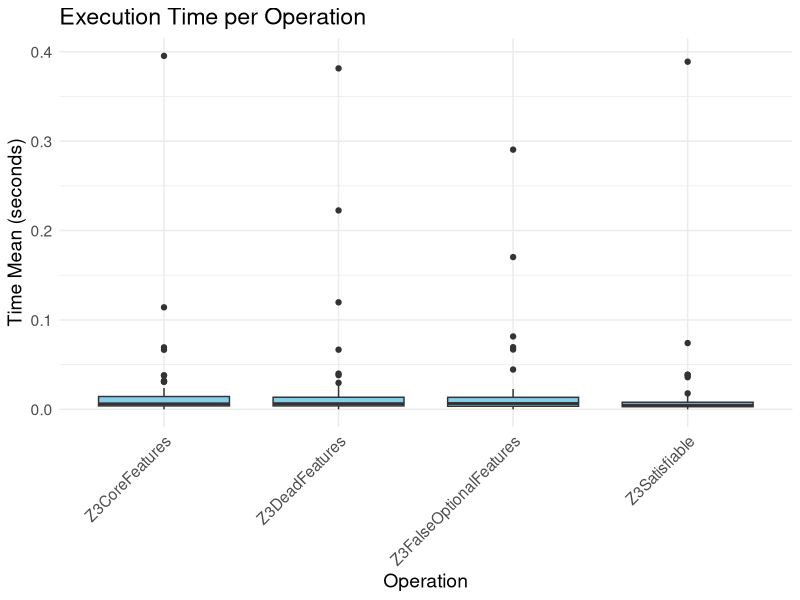

This chart was generated by the following R code:
library(ggplot2)
library(readr)
library(dplyr)

# Carga del CSV (cambia 'datos.csv' por tu archivo)
df <- read_csv("z3_benchmark_results.csv")

# Asegurar que Operation es factor
df$Operation <- as.factor(df$Operation)

# Eliminar una operación concreta
df <- df %>% 
  filter(Operation != "Z3ConfigurationsNumber")

# Boxplot con Time_Mean (s)
ggplot(df, aes(x = Operation, y = `Time_Mean (s)`)) +
  geom_boxplot(fill = "skyblue") +
  theme_minimal() +
  theme(
    axis.text.x = element_text(angle = 45, hjust = 1),
    text = element_text(size = 14)
  ) +
  labs(
    title = "Execution Time per Operation",
    x = "Operation",
    y = "Time Mean (seconds)"
  )
